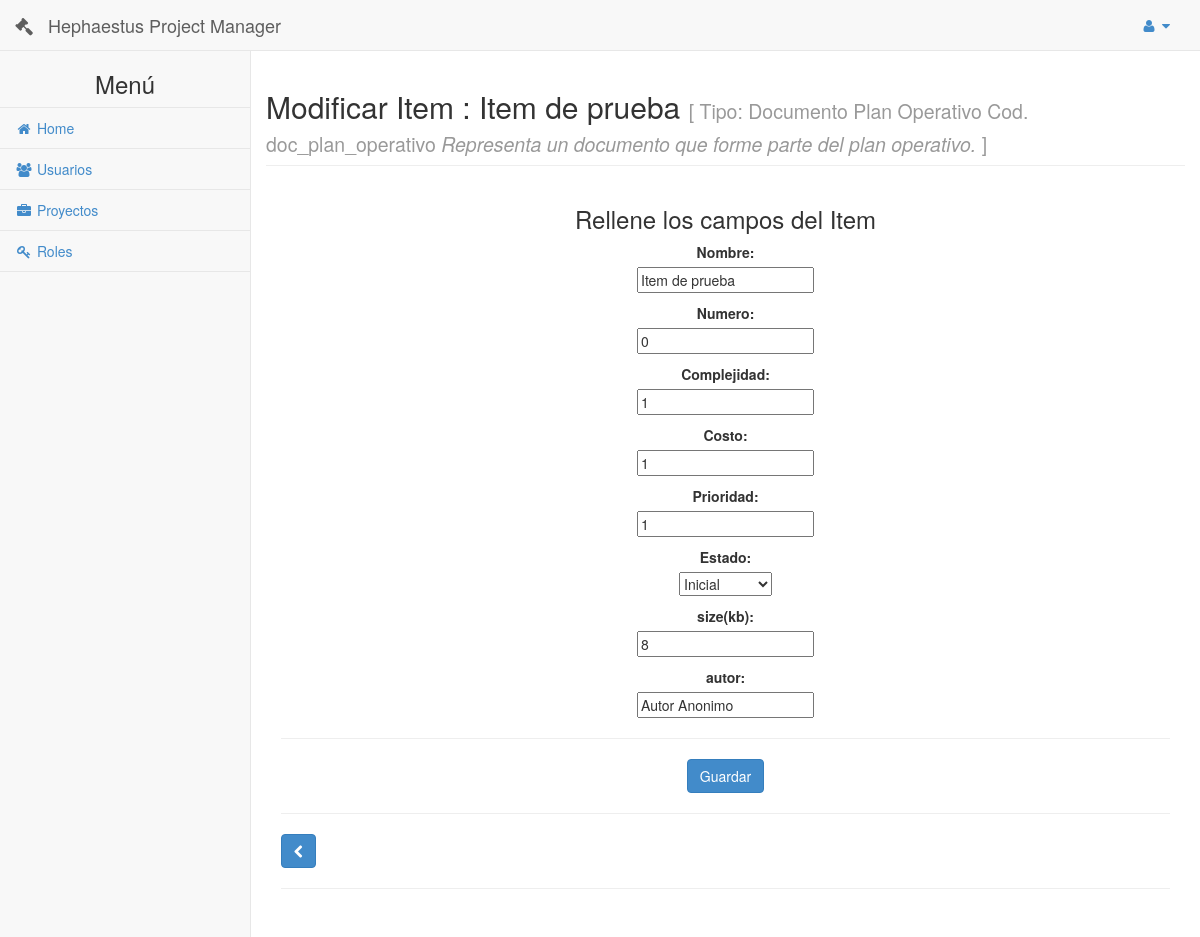
/item/1/modificar/1/ (signed in), run on the app's committed database.
### principal/models.py (models this page shows, shortened)
class Item(models.Model):
    class Meta:
        verbose_name = 'Item'
        verbose_name_plural = 'Items'
    nombre = models.TextField(max_length=50)
    numero = models.IntegerField()
    eliminado = models.BooleanField(default = False)
    version = models.DateTimeField(null=True)
    id_actual = models.IntegerField(null=True)
    fase = models.ForeignKey(Fase)
    tipo_item = models.ForeignKey(TipoItem)
    linea_base = models.ForeignKey('LineaBase', null=True, blank=True, default = None, on_delete=models.CASCADE)

class TipoItem(models.Model):
    class Meta:
        verbose_name = 'TipoItem'
        verbose_name_plural = 'TipoItems'
    nombre = models.TextField(max_length=50, unique=True)
    codigo = models.TextField(max_length=50, unique=True)
    descripcion = models.TextField(max_length=250)
    proyecto = models.ForeignKey(Proyecto)
    fase = models.ForeignKey(Fase)

class VersionItem(models.Model):
    class Meta:
        verbose_name = 'VersionItem'
        verbose_name_plural = 'VersionesItems'
    version = models.DateTimeField(auto_now=True, auto_now_add=True )
    complejidad = models.IntegerField()
    costo = models.IntegerField()
    prioridad = models.IntegerField()
    estado = models.TextField(max_length=50)
    proxy = models.ForeignKey('Item')
    atributos = models.ManyToManyField('AtributoItem',null=True, blank=True, default = None)

class AtributoTipoItem(models.Model):
    class Meta:
        verbose_name = 'AtributoTipoItem'
        verbose_name_plural = 'AtributoTipoItems'
    nombre = models.TextField(max_length=50)
    tipo = models.TextField(max_length=50)
    valor_por_defecto = models.TextField(max_length=50)
    tipo_item = models.ForeignKey(TipoItem)

class AtributoItem(models.Model):
    class Meta:
        verbose_name = 'AtributoItem'
        verbose_name_plural = 'AtributosItems'
    valor = models.TextField(max_length=150)
    atributo_tipo_item = models.ForeignKey(AtributoTipoItem)

### app_item/views.py (the view)
# urls.py: url(r'^(?P<id_fase>\d+)/modificar/(?P<id_item>\d+)/','app_item.views.modificarItem', name='modificar'),
def modificarItem(request, id_fase, id_item):
    u = is_logged(request.session)
    if (u):
        fase = Fase.objects.get(id=id_fase)
        item = Item.objects.get(id=id_item)
        version = VersionItem.objects.get(id=item.id_actual)
        tipo_item = item.tipo_item
        if (request.method == 'POST'):
            if(	'complejidad' in request.POST and
                    'costo' in request.POST and
                    'prioridad' in request.POST and
                    'estado' in request.POST):
                atributos = {
                    'complejidad':  request.POST['complejidad'],
                    'costo':  request.POST['costo'],
                    'prioridad':  request.POST['prioridad'],
                    'estado':  request.POST['estado']
                }
                for atributo in tipo_item.atributotipoitem_set.all():
                    valor = atributo.valor_por_defecto
                    if(atributo.nombre in request.POST):
                        valor = request.POST[atributo.nombre]
                    atributos[atributo.nombre] = valor
                try:
                    newVersion(id_item, atributos)
                except Exception, e:
                    print e
                    return render(request, 'modificar-item.html', {'usuario': u, 'fase': fase, 'item': item, 'version': version, 'tipo_item': tipo_item, 'mensaje': 'Ocurrio un error al modificar el item. Verifique los datos.'})
                return redirect('item:index', id_fase)
            else:
                print "Campos incompletos..."
                return render(request, 'modificar-item.html', {'usuario': u, 'fase': fase, 'item': item, 'version': version, 'tipo_item': tipo_item, 'mensaje': 'Ocurrio un error al modificar el item. Verifique los datos.'})
        else:
            return render(request, 'modificar-item.html', {'usuario': u, 'fase': fase, 'item': item, 'version': version, 'tipo_item': tipo_item})
    else:
        return redirect('/login')

### principal/views.py (called while the page is built)
def is_logged(session):
	if( 'usuario' in session ):
		user =  Usuario.objects.get(id=session['usuario'])
		u = user.__dict__
		lista_permisos = []
		lista_roles = []
		for r in user.roles.all():
			lista_roles.append(r.nombre)
			for p in r.permisos.all():
				lista_permisos.append(p.nombre)
		u['permisos'] = lista_permisos
		u['roles'] = lista_roles
		return u
	else:
		return False

### app_item/templates/modificar-item.html (shortened to what this page needs)
{% include 'header.html' %}
        {% if usuario %}
        <div id="page-wrapper">
            <div class="row">
                <div class="col-lg-12">
                    <div class="row">
                        <h2 class="page-header">Modificar Item : {{item.nombre}} <small>[ Tipo: {{tipo_item.nombre}} Cod. {{tipo_item.codigo}} <i> {{tipo_item.descripcion}} </i>]</small></h2>
                    </div>
                        <center>
                            <h3>Rellene los campos del Item</h3>
                        </center>
                        <form method="post" novalidate>
                            <center>
                            <div class="control-group">
                            <label>Nombre:</label><br>
                            <div class="controls">
                                <input type="text" name="nombre" placeholder="Nombre..." required maxlength="50" data-validation-required-message="Por favor rellena este campo :)" minlength="2" data-validation-minlength-message="Se te podria ocurrir un nombre mas largo no?" read-only value="{{item.nombre}}" readonly>
                            </div>
                            </div>
                            <div class="control-group">
                            <label>Numero:</label><br>
                            <div class="controls">
                                <input type="number" name="numero" placeholder="Numero..." required data-validation-number-message="ups! ese no es un numero" data-validation-required-message="Por favor rellena este campo :)" readonly value="{{item.numero}}">
                            </div>
                            </div>
                            <div class="control-group">
                            <label>Complejidad:</label><br>
                            <div class="controls">
                                <input type="number" name="complejidad" placeholder="Complejidad..." required data-validation-number-message="ups! ese no es un numero" data-validation-required-message="Por favor rellena este campo :)" value="{{version.complejidad}}">
                            </div>
                            </div>
                            <div class="control-group">
                            <label>Costo:</label><br>
                            <div class="controls">
                                <input type="number" name="costo" placeholder="Costo..." required data-validation-number-message="ups! ese no es un numero" data-validation-required-message="Por favor rellena este campo :)" value="{{version.costo}}">
                            </div>
                            </div>
                            <div class="control-group">
                            <label>Prioridad:</label><br>
                            <div class="controls">
                                <input type="number" name="prioridad" placeholder="Prioridad..." required data-validation-number-message="ups! ese no es un numero" data-validation-required-message="Por favor rellena este campo :)" value="{{version.prioridad}}">
                            </div>
                            </div>
                            <div class="control-group">
                            <label>Estado:</label><br>
                            <div class="controls">
                                <select name="estado" required data-validation-required-message="Por favor rellena este campo :)" value="{{version.estado}}">
                                    <option value="inicial">Inicial</option>
                                </select>
                            </div>
                        </div>
                            {% for atributo in tipo_item.atributotipoitem_set.all %}
                                <div class="control-group">
                                <label>{{atributo.nombre}}:</label><br>
                                <div class="controls">
                                    <input
                                    {% if atributo.tipo == 'numerico' %}
                                    type="number" data-validation-number-message="ups! ese no es un numero"
                                    {% elif atributo.tipo == 'fecha' %}
                                    type="date"
                                    {% else %}
                                    type="text"
                                    {% endif %}
                                    name="{{atributo.nombre}}" placeholder="{{atributo.nombre}}..." required data-validation-required-message="Por favor rellena este campo :)"
                                    {% for atributoitem in version.atributos.all %}
                                        {% if atributoitem.atributo_tipo_item.nombre == atributo.nombre %}
                                            value="{{atributoitem.valor}}"
                                        {% endif %}
                                    {% endfor %}
                                    value="{{atributo.valor_por_defecto}}"
                                    >
                                </div>
                                </div>
                            {% endfor %}
                            </center>
                            <hr>
                            <center>
                                <button type="submit" class="btn btn-primary">Guardar</button>
                            </center>
                        </form>
                            <hr>
                            <a class="btn btn-primary" href="{% url 'item:index' fase.id %}">
                                    <i class="fa fa-chevron-left "></i>
                            </a>
                            <hr>
                </div>
            </div>
        </div>
        {% endif %}
{% include 'footer.html' %}

### static/css/sb-admin.css (style rules this page uses)
body { background-color: #f8f8f8; padding-top: 100px; }
@media (min-width:768px) { body { padding-top: 50px; } }
#page-wrapper { padding: 0 15px; min-height: 568px; background-color: #fff; }
@media (min-width:768px) { #page-wrapper { position: inherit; margin: 0 0 0 250px; padding: 0 30px; min-height: 1300px; border-left: 1px solid #e7e7e7; } }

### data on the page
Item: nombre "Item de prueba", numero "0"
TipoItem: nombre "Documento Plan Operativo", codigo "doc_plan_operativo", descripcion "Representa un documento que forme parte del plan operativo."
VersionItem: complejidad "1", costo "1", prioridad "1", estado "Inicial"
AtributoTipoItem: nombre "size(kb)", tipo+nombre+valor_por_defecto "8"
AtributoTipoItem: nombre "autor", tipo+nombre+valor_por_defecto "Autor Anonimo"
